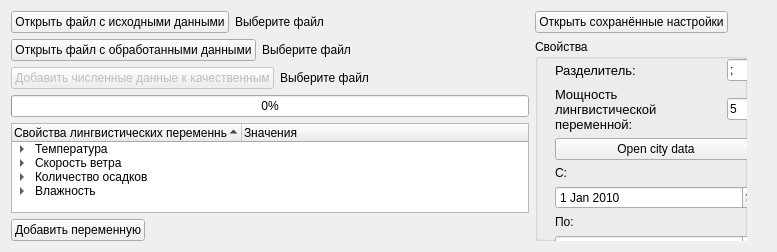
       <widget class="QWidget" name="tab">
        <attribute name="title">
         <string>Настройка</string>
        </attribute>
        <layout class="QHBoxLayout" name="horizontalLayout">
         <item>
          <layout class="QHBoxLayout" name="horizontalLayout_10">
           <property name="sizeConstraint">
            <enum>QLayout::SetMaximumSize</enum>
           </property>
           <item>
            <layout class="QVBoxLayout" name="verticalLayout">
             <property name="sizeConstraint">
              <enum>QLayout::SetMinimumSize</enum>
             </property>
             <item>
              <layout class="QHBoxLayout" name="horizontalLayout_2">
               <item>
                <widget class="QPushButton" name="openNormalButton">
                 <property name="text">
                  <string>Открыть файл с исходными данными</string>
                 </property>
                </widget>
               </item>
               <item>
                <widget class="QLabel" name="normalFileLabel">
                 <property name="maximumSize">
                  <size>
                   <width>200</width>
                   <height>16777215</height>
                  </size>
                 </property>
                 <property name="text">
                  <string>Выберите файл</string>
                 </property>
                </widget>
               </item>
               <item>
                <spacer name="horizontalSpacer_3">
                 <property name="orientation">
                  <enum>Qt::Horizontal</enum>
                 </property>
                 <property name="sizeHint" stdset="0">
                  <size>
                   <width>40</width>
                   <height>20</height>
                  </size>
                 </property>
                </spacer>
               </item>
              </layout>
             </item>
             <item>
              <layout class="QHBoxLayout" name="horizontalLayout_4">
               <item>
                <widget class="QPushButton" name="openFuzzyButton">
                 <property name="text">
                  <string>Открыть файл с обработанными данными</string>
                 </property>
                </widget>
               </item>
               <item>
                <widget class="QLabel" name="fuzzyFileLabel">
                 <property name="maximumSize">
                  <size>
                   <width>200</width>
                   <height>16777215</height>
                  </size>
                 </property>
                 <property name="text">
                  <string>Выберите файл</string>
                 </property>
                </widget>
               </item>
               <item>
                <spacer name="horizontalSpacer_4">
                 <property name="orientation">
                  <enum>Qt::Horizontal</enum>
                 </property>
                 <property name="sizeHint" stdset="0">
                  <size>
                   <width>40</width>
                   <height>20</height>
                  </size>
                 </property>
                </spacer>
               </item>
              </layout>
             </item>
             <item>
              <layout class="QHBoxLayout" name="horizontalLayout_5"/>
             </item>
             <item>
              <layout class="QHBoxLayout" name="horizontalLayout_19">
               <item>
                <widget class="QPushButton" name="addNormalButton">
                 <property name="enabled">
                  <bool>false</bool>
                 </property>
                 <property name="text">
                  <string>Добавить численные данные к качественным</string>
                 </property>
                </widget>
               </item>
               <item>
                <widget class="QLabel" name="addNormalFileLabel">
                 <property name="maximumSize">
                  <size>
                   <width>200</width>
                   <height>16777215</height>
                  </size>
                 </property>
                 <property name="text">
                  <string>Выберите файл</string>
                 </property>
                </widget>
               </item>
               <item>
                <spacer name="horizontalSpacer_14">
                 <property name="orientation">
                  <enum>Qt::Horizontal</enum>
                 </property>
                 <property name="sizeHint" stdset="0">
                  <size>
                   <width>40</width>
                   <height>20</height>
                  </size>
                 </property>
                </spacer>
               </item>
              </layout>
             </item>
             <item>
              <widget class="QProgressBar" name="progressBar">
               <property name="value">
                <number>0</number>
               </property>
              </widget>
             </item>
             <item>
              <widget class="QTreeWidget" name="lvarSettings">
               <property name="sizePolicy">
                <sizepolicy hsizetype="Minimum" vsizetype="Expanding">
                 <horstretch>0</horstretch>
                 <verstretch>0</verstretch>
                </sizepolicy>
               </property>
               <property name="sizeAdjustPolicy">
                <enum>QAbstractScrollArea::AdjustToContents</enum>
               </property>
               <property name="editTriggers">
                <set>QAbstractItemView::AnyKeyPressed|QAbstractItemView::DoubleClicked|QAbstractItemView::EditKeyPressed</set>
               </property>
               <property name="sortingEnabled">
                <bool>true</bool>
               </property>
               <attribute name="headerDefaultSectionSize">
                <number>230</number>
               </attribute>
               <column>
                <property name="text">
                 <string>Свойства лингвистических переменных</string>
                </property>
               </column>
               <column>
                <property name="text">
                 <string>Значения</string>
                </property>
               </column>
               <item>
                <property name="text">
                 <string>Температура</string>
                </property>
                <property name="text">
                 <string/>
                </property>
                <property name="flags">
                 <set>ItemIsSelectable|ItemIsEditable|ItemIsDragEnabled|ItemIsUserCheckable|ItemIsEnabled</set>
                </property>
                <item>
                 <property name="text">
                  <string>Имя терма</string>
                 </property>
                 <property name="text">
                  <string>T</string>
                 </property>
                 <property name="flags">
                  <set>ItemIsSelectable|ItemIsEditable|ItemIsDragEnabled|ItemIsUserCheckable|ItemIsEnabled</set>
                 </property>
                </item>
                <item>
                 <property name="text">
                  <string>Значение 5</string>
                 </property>
                 <property name="text">
                  <string>Очень высокая</string>
                 </property>
                 <property name="flags">
                  <set>ItemIsSelectable|ItemIsEditable|ItemIsDragEnabled|ItemIsUserCheckable|ItemIsEnabled</set>
                 </property>
                </item>
                <item>
                 <property name="text">
                  <string>Значение 4</string>
                 </property>
                 <property name="text">
                  <string>Высокая</string>
                 </property>
                 <property name="flags">
                  <set>ItemIsSelectable|ItemIsEditable|ItemIsDragEnabled|ItemIsUserCheckable|ItemIsEnabled</set>
                 </property>
                </item>
                <item>
                 <property name="text">
                  <string>Значение 3</string>
                 </property>
                 <property name="text">
                  <string>Средняя</string>
                 </property>
                 <property name="flags">
                  <set>ItemIsSelectable|ItemIsEditable|ItemIsDragEnabled|ItemIsUserCheckable|ItemIsEnabled</set>
                 </property>
                </item>
                <item>
                 <property name="text">
                  <string>Значение 2</string>
                 </property>
                 <property name="text">
                  <string>Низкая</string>
                 </property>
                 <property name="flags">
                  <set>ItemIsSelectable|ItemIsEditable|ItemIsDragEnabled|ItemIsUserCheckable|ItemIsEnabled</set>
                 </property>
                </item>
                <item>
                 <property name="text">
                  <string>Значение 1</string>
                 </property>
                 <property name="text">
                  <string>Очень низкая</string>
                 </property>
                 <property name="flags">
                  <set>ItemIsSelectable|ItemIsEditable|ItemIsDragEnabled|ItemIsUserCheckable|ItemIsEnabled</set>
                 </property>
                </item>
               </item>
               <item>
                <property name="text">
                 <string>Скорость ветра</string>
                </property>
                <item>
                 <property name="text">
                  <string>Имя терма</string>
                 </property>
                 <property name="text">
                  <string>V</string>
                 </property>
                </item>
                <item>
                 <property name="text">
                  <string>Значение 5</string>
                 </property>
                 <property name="text">
                  <string>Очень большая</string>
                 </property>
                </item>
                <item>
                 <property name="text">
                  <string>Значение 4</string>
                 </property>
                 <property name="text">
                  <string>Большая</string>
                 </property>
                </item>
                <item>
                 <property name="text">
                  <string>Значение 3</string>
                 </property>
                 <property name="text">
                  <string>Средняя</string>
                 </property>
                </item>
                <item>
                 <property name="text">
                  <string>Значение 2</string>
                 </property>
                 <property name="text">
                  <string>Низкая</string>
                 </property>
                </item>
                <item>
                 <property name="text">
                  <string>Значение 1</string>
                 </property>
                 <property name="text">
                  <string>Очень низкая</string>
                 </property>
                </item>
               </item>
               <item>
                <property name="text">
                 <string>Количество осадков</string>
                </property>
                <item>
                 <property name="text">
                  <string>Имя терма</string>
                 </property>
                 <property name="text">
                  <string>O</string>
                 </property>
                </item>
                <item>
                 <property name="text">
                  <string>Значение 5</string>
                 </property>
                 <property name="text">
                  <string>Очень высокое</string>
                 </property>
                </item>
                <item>
                 <property name="text">
                  <string>Значение 4</string>
                 </property>
                 <property name="text">
                  <string>Высокое</string>
                 </property>
                </item>
                <item>
                 <property name="text">
                  <string>Значение 3</string>
                 </property>
                 <property name="text">
                  <string>Среднее</string>
                 </property>
                </item>
                <item>
                 <property name="text">
                  <string>Значение 2</string>
                 </property>
                 <property name="text">
                  <string>Низкое</string>
                 </property>
                </item>
                <item>
                 <property name="text">
                  <string>Значение 1</string>
                 </property>
                 <property name="text">
                  <string>Очень низкое</string>
                 </property>
                </item>
               </item>
               <item>
                <property name="text">
                 <string>Влажность</string>
                </property>
                <property name="text">
                 <string/>
                </property>
                <property name="flags">
                 <set>ItemIsSelectable|ItemIsEditable|ItemIsDragEnabled|ItemIsUserCheckable|ItemIsEnabled</set>
                </property>
                <item>
                 <property name="text">
                  <string>Имя терма</string>
                 </property>
                 <property name="text">
                  <string>B</string>
                 </property>
                </item>
                <item>
                 <property name="text">
                  <string>Значение 5</string>
                 </property>
                 <property name="text">
                  <string>Очень высокая</string>
                 </property>
                </item>
                <item>
                 <property name="text">
                  <string>Значение 4</string>
                 </property>
                 <property name="text">
                  <string>Высокая</string>
                 </property>
                </item>
                <item>
                 <property name="text">
                  <string>Значение 3</string>
                 </property>
                 <property name="text">
                  <string>Средняя</string>
                 </property>
                </item>
                <item>
                 <property name="text">
                  <string>Значение 2</string>
                 </property>
                 <property name="text">
                  <string>Низкая</string>
                 </property>
                </item>
                <item>
                 <property name="text">
                  <string>Значение 1</string>
                 </property>
                 <property name="text">
                  <string>Очень низкая</string>
                 </property>
                </item>
               </item>
              </widget>
             </item>
             <item>
              <layout class="QHBoxLayout" name="horizontalLayout_6">
               <item>
                <widget class="QPushButton" name="pushButton_2">
                 <property name="text">
                  <string>Добавить переменную</string>
                 </property>
                </widget>
               </item>
               <item>
                <spacer name="horizontalSpacer_2">
                 <property name="orientation">
                  <enum>Qt::Horizontal</enum>
                 </property>
                 <property name="sizeHint" stdset="0">
                  <size>
                   <width>40</width>
                   <height>20</height>
                  </size>
                 </property>
                </spacer>
               </item>
              </layout>
             </item>
            </layout>
           </item>
           <item>
            <layout class="QVBoxLayout" name="verticalLayout_5">
             <item>
              <layout class="QHBoxLayout" name="horizontalLayout_8">
               <item>
                <widget class="QPushButton" name="openSaved">
                 <property name="text">
                  <string>Открыть сохранённые настройки</string>
                 </property>
                </widget>
               </item>
               <item>
                <spacer name="horizontalSpacer_7">
                 <property name="orientation">
                  <enum>Qt::Horizontal</enum>
                 </property>
                 <property name="sizeHint" stdset="0">
                  <size>
                   <width>40</width>
                   <height>20</height>
                  </size>
                 </property>
                </spacer>
               </item>
              </layout>
             </item>
             <item>
              <widget class="QGroupBox" name="groupBox">
               <property name="sizePolicy">
                <sizepolicy hsizetype="Preferred" vsizetype="MinimumExpanding">
                 <horstretch>0</horstretch>
                 <verstretch>0</verstretch>
                </sizepolicy>
               </property>
               <property name="title">
                <string>Свойства</string>
               </property>
               <widget class="QWidget" name="horizontalLayoutWidget_10">
                <property name="geometry">
                 <rect>
                  <x>10</x>
                  <y>10</y>
                  <width>291</width>
                  <height>461</height>
                 </rect>
                </property>
                <layout class="QHBoxLayout" name="horizontalLayout_11">
                 <property name="leftMargin">
                  <number>10</number>
                 </property>
                 <property name="topMargin">
                  <number>10</number>
                 </property>
                 <property name="rightMargin">
                  <number>10</number>
                 </property>
                 <property name="bottomMargin">
                  <number>10</number>
                 </property>
                 <item>
                  <layout class="QVBoxLayout" name="verticalLayout_3">
                   <item>
                    <layout class="QVBoxLayout" name="verticalLayout_2"/>
                   </item>
                   <item>
                    <layout class="QHBoxLayout" name="horizontalLayout_3">
                     <item>
                      <widget class="QLabel" name="label">
                       <property name="font">
                        <font>
                         <pointsize>10</pointsize>
                        </font>
                       </property>
                       <property name="text">
                        <string>Разделитель:</string>
                       </property>
                      </widget>
                     </item>
                     <item>
                      <spacer name="horizontalSpacer_5">
                       <property name="orientation">
                        <enum>Qt::Horizontal</enum>
                       </property>
                       <property name="sizeType">
                        <enum>QSizePolicy::Maximum</enum>
                       </property>
                       <property name="sizeHint" stdset="0">
                        <size>
                         <width>40</width>
                         <height>20</height>
                        </size>
                       </property>
                      </spacer>
                     </item>
                     <item>
                      <widget class="QLineEdit" name="sepEdit">
                       <property name="sizePolicy">
                        <sizepolicy hsizetype="Fixed" vsizetype="Fixed">
                         <horstretch>0</horstretch>
                         <verstretch>0</verstretch>
                        </sizepolicy>
                       </property>
                       <property name="maximumSize">
                        <size>
                         <width>30</width>
                         <height>16777215</height>
                        </size>
                       </property>
                       <property name="baseSize">
                        <size>
                         <width>20</width>
                         <height>0</height>
                        </size>
                       </property>
                       <property name="text">
                        <string>;</string>
                       </property>
                      </widget>
                     </item>
                    </layout>
                   </item>
                   <item>
                    <layout class="QHBoxLayout" name="horizontalLayout_7">
                     <item>
                      <widget class="QLabel" name="label_5">
                       <property name="font">
                        <font>
                         <pointsize>10</pointsize>
                        </font>
                       </property>
                       <property name="text">
                        <string>Мощность лингвистической переменной:</string>
                       </property>
                       <property name="wordWrap">
                        <bool>true</bool>
                       </property>
                      </widget>
                     </item>
                     <item>
                      <spacer name="horizontalSpacer_6">
                       <property name="orientation">
                        <enum>Qt::Horizontal</enum>
                       </property>
                       <property name="sizeHint" stdset="0">
                        <size>
                         <width>40</width>
                         <height>20</height>
                        </size>
                       </property>
                      </spacer>
                     </item>
                     <item>
                      <widget class="QLineEdit" name="termSizeEdit">
                       <property name="maximumSize">
                        <size>
                         <width>30</width>
                         <height>16777215</height>
                        </size>
                       </property>
                       <property name="text">
                        <string>5</string>
                       </property>
                      </widget>
                     </item>
                    </layout>
                   </item>
                   <item>
                    <widget class="QPushButton" name="cityDataOpen">
                     <property name="text">
                      <string>Open city data</string>
                     </property>
                    </widget>
                   </item>
                   <item>
                    <widget class="QLabel" name="label_37">
                     <property name="text">
                      <string>С:</string>
                     </property>
                    </widget>
                   </item>
                   <item>
                    <widget class="QDateEdit" name="dateRp5From">
                     <property name="dateTime">
                      <datetime>
                       <hour>0</hour>
                       <minute>0</minute>
                       <second>0</second>
                       <year>2010</year>
                       <month>1</month>
                       <day>1</day>
                      </datetime>
                     </property>
                     <property name="minimumDate">
                      <date>
                       <year>2005</year>
                       <month>1</month>
                       <day>1</day>
                      </date>
                     </property>
                    </widget>
                   </item>
                   <item>
                    <widget class="QLabel" name="label_38">
                     <property name="text">
                      <string>По:</string>
                     </property>
                    </widget>
                   </item>
                   <item>
                    <widget class="QDateEdit" name="dateRp5To">
                     <property name="dateTime">
                      <datetime>
                       <hour>0</hour>
                       <minute>0</minute>
                       <second>0</second>
                       <year>2014</year>
                       <month>1</month>
                       <day>1</day>
                      </datetime>
                     </property>
                     <property name="minimumDate">
                      <date>
                       <year>2005</year>
                       <month>1</month>
                       <day>1</day>
                      </date>
                     </property>
                    </widget>
                   </item>
                   <item>
                    <widget class="QLabel" name="label_35">
                     <property name="text">
                      <string>Название населённого пункта:</string>
                     </property>
                    </widget>
                   </item>
                   <item>
                    <widget class="QLineEdit" name="citiesEdit"/>
                   </item>
                   <item>
                    <layout class="QHBoxLayout" name="horizontalLayout_18">
                     <item>
                      <widget class="QPushButton" name="cityRp5">
                       <property name="text">
                        <string>Метеоусловия населённого пункта
с rp5.ru </string>
                       </property>
                      </widget>
                     </item>
                    </layout>
                   </item>
                   <item>
                    <widget class="QLabel" name="label_36">
                     <property name="text">
                      <string>Координаты:</string>
                     </property>
                    </widget>
                   </item>
                   <item>
                    <widget class="QLineEdit" name="coordEdit">
                     <property name="text">
                      <string>50.916;128.46</string>
                     </property>
                    </widget>
                   </item>
                   <item>
                    <widget class="QPushButton" name="coordRp5">
                     <property name="text">
                      <string>Метеоусловия ближайшей
 метеостанции с rp5.ru </string>
                     </property>
                    </widget>
                   </item>
                   <item>
                    <layout class="QHBoxLayout" name="horizontalLayout_21">
                     <item>
                      <widget class="QLabel" name="closestMeteoLabel">
                       <property name="text">
                        <string>Ближайшая метеостанция:
</string>
                       </property>
                      </widget>
                     </item>
                     <item>
                      <widget class="QLabel" name="loadingLabel">
                       <property name="minimumSize">
                        <size>
                         <width>24</width>
                         <height>24</height>
                        </size>
                       </property>
                       <property name="text">
                        <string/>
                       </property>
                       <property name="alignment">
                        <set>Qt::AlignCenter</set>
                       </property>
                      </widget>
                     </item>
                    </layout>
                   </item>
                   <item>
                    <spacer name="verticalSpacer_2">
                     <property name="orientation">
                      <enum>Qt::Vertical</enum>
                     </property>
                     <property name="sizeHint" stdset="0">
                      <size>
                       <width>20</width>
                       <height>40</height>
                      </size>
                     </property>
                    </spacer>
                   </item>
                  </layout>
                 </item>
                 <item>
                  <spacer name="horizontalSpacer_8">
                   <property name="orientation">
                    <enum>Qt::Horizontal</enum>
                   </property>
                   <property name="sizeHint" stdset="0">
                    <size>
                     <width>40</width>
                     <height>20</height>
                    </size>
                   </property>
                  </spacer>
                 </item>
                </layout>
               </widget>
              </widget>
             </item>
            </layout>
           </item>
           <item>
            <spacer name="horizontalSpacer_9">
             <property name="orientation">
              <enum>Qt::Horizontal</enum>
             </property>
             <property name="sizeHint" stdset="0">
              <size>
               <width>40</width>
               <height>20</height>
              </size>
             </property>
            </spacer>
           </item>
          </layout>
         </item>
        </layout>
       </widget>
